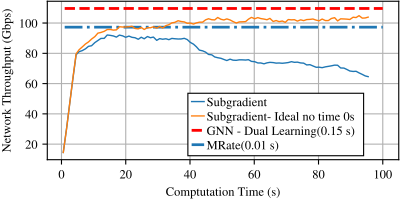

The Python source for this figure:
import os

import matplotlib.pyplot as plt
import numpy as np

#create a figure with (2,1) subplots
FONT_SIZE = 9
fig_width_px = 400
fig_height_px = 200
dpi = 100  # Typical screen DPI, adjust if necessary
fig_width_in = fig_width_px / dpi
fig_height_in = fig_height_px / dpi

plt.rcParams.update({
    # --- make every normal string use Times or the best fall-back ----
    'font.family' : 'serif',
    'font.serif'  : ['Times New Roman', 'Times', 'Nimbus Roman', 'STIXGeneral'],
    # --- keep your existing sizing rules ----------------------------
    'font.size'        : FONT_SIZE,
    'axes.titlesize'   : FONT_SIZE,
    'axes.labelsize'   : FONT_SIZE,
    'xtick.labelsize'  : FONT_SIZE,
    'ytick.labelsize'  : FONT_SIZE,
    'legend.fontsize'  : FONT_SIZE,
})
plt.rc('mathtext', fontset='cm')
plt.rcParams['pdf.fonttype'] = 42
plt.rcParams['ps.fonttype'] = 42

current_dir = os.path.dirname(os.path.abspath(__file__))

results_dir = "/home/zhouyou/leo-sat-flow/sim_alg_j1_res/test_ld_starlink_1000_constellation_varying/test_ld_starlink_1000_constellation_varying-2025-September-15-12-55-59-ail"

# Plot the data
fig, axs = plt.subplots(1,1,)
fig.set_size_inches(fig_width_in, fig_height_in)  # 3.5 inches width, height adjusted to maintain aspect ratio

N_POINTS = 100
res = np.zeros((len(results_dir), 4, N_POINTS))
result_list = []

sg_data = np.genfromtxt(os.path.join(results_dir, "sg"), delimiter=',')
ldl_data = np.genfromtxt(os.path.join(results_dir, "ldl"), delimiter=',')
heu_data = np.genfromtxt(os.path.join(results_dir, "heu"), delimiter=',')

AVG_N = 5
lines1 = []
avg = np.convolve(-sg_data[:,3], np.ones(AVG_N)/AVG_N, mode='full')[:N_POINTS]
print(avg)
line, = axs.plot(sg_data[:,2]/1e6, avg,linewidth=1, zorder=3)
lines1.append(line)

avg = np.convolve(-sg_data[:,4], np.ones(AVG_N)/AVG_N, mode='full')[:N_POINTS]
print(avg)
line, = axs.plot(sg_data[:,2]/1e6, avg,linewidth=1, zorder=3)
lines1.append(line)

line = axs.hlines(y=-ldl_data[3], xmin=1, xmax=N_POINTS, color='r', linestyle='--', linewidth=2)

lines1.append(line)

line = axs.hlines(y=-heu_data[3], xmin=1, xmax=N_POINTS, linestyle='-.', linewidth=2)

lines1.append(line)

# axs.set_position([0.18, 0.2, 0.3, 0.765])
axs.set_xlabel(r'Comptutation Time (s)')
axs.set_ylabel(r'Network Throughput (Gbps)')
# axs.set_xlim(0, N_POINTS)
# axs.set_ylim(-5000, -0)
axs.grid(True, zorder=0)
# axs.text(20, -5000, r'$\bf{(a)}$', fontsize=FONT_SIZE+2, verticalalignment='bottom')



data_name_list = [r"Subgradient",r"Subgradient- Ideal no time 0s", r"GNN - Dual Learning" + f"({ldl_data[2]/1e6:.2f} s)", r"MRate" + f"({heu_data[2]/1e6:.2f} s)"]
ncol = 1  # Number of columns in the legend
h, l = lines1, data_name_list
# nrows = -(-len(h) // ncol)                         # ceiling division
# idx   = np.arange(len(h))
# pad   = nrows * ncol - len(idx)
# idx   = np.concatenate([idx, np.full(pad, -1)])    # pad
# order = idx.reshape(nrows, ncol).T.ravel()
# order = order[order >= 0]                          # drop sentinels
# h = [h[i] for i in order]
# l = [l[i] for i in order]

leg = axs.legend(h,l,fontsize=FONT_SIZE, loc='lower left', bbox_to_anchor=(0.4, 0.025, 0.5, 0.3), mode="expand",ncol = 1 ,borderaxespad=0.,handlelength=1, handleheight= 0.8, handletextpad=0.2, 
frameon=True,          # draw a frame
fancybox=False,        # <-- square corners (like MATLAB)
edgecolor='black',     # black  frame edge
facecolor='white',     # white background
framealpha=1,          # fully opaque
borderpad=0.3,         # tight inner padding (font-size units)
labelspacing=0.2,      # tight vertical space between rows
)   
leg.get_frame().set_linewidth(0.8)  # MATLAB-thin border

# axs = axs_list[1]
# lines1 = []
# lines2 = []
# for i, b in enumerate(results_dir):
#     AVG_N = 5
#     avg = np.convolve(-res[i,1,:], np.ones(AVG_N)/AVG_N, mode='full')[:N_POINTS]
#     line, = axs.plot(np.arange(N_POINTS)+1, avg, linewidth=1., zorder=3)
#     lines1.append(line)
#     # line, = axs.plot(np.arange(N_POINTS)+1, res[i,1,:],linewidth=1)
#     # lines2.append(line)
#     # line, = axs.plot(np.arange(N_POINTS)+1, res[i,2,:],linewidth=1)
#     # lines.append(line)
#     # line, = axs.plot(np.arange(N_POINTS)+1, res[i,3,:],linewidth=1)
#     # lines.append(line)
# # line, = axs.plot(np.arange(N_POINTS)+1, -res[0,2,:],linewidth=1)
# # lines1.append(line)

# axs.set_position([0.63, 0.2, 0.33, 0.765])
# axs.set_xlabel(r'Number of Iterations, $K$')
# axs.set_ylabel(r"Network Throughput (Gbps)")
# axs.set_xlim(0, N_POINTS)
# axs.set_ylim(0, 180)
# axs.grid(True, zorder=0)
# axs.text(20, 0, r'$\bf{(b)}$', fontsize=FONT_SIZE+2, verticalalignment='bottom')


# data_name_list = [r"LDL", r"DPG", r"PG"]
# data_name_list.append(r"MRate")
# ncol = 1  # Number of columns in the legend
# h, l = lines1, data_name_list
# # nrows = -(-len(h) // ncol)                         # ceiling division
# # idx   = np.arange(len(h))
# # pad   = nrows * ncol - len(idx)
# # idx   = np.concatenate([idx, np.full(pad, -1)])    # pad
# # order = idx.reshape(nrows, ncol).T.ravel()
# # order = order[order >= 0]                          # drop sentinels
# # h = [h[i] for i in order]
# # l = [l[i] for i in order]

# leg = axs.legend(h,l,fontsize=FONT_SIZE, loc='lower left', bbox_to_anchor=(0.4, 0.025, 0.5, 0.3), mode="expand",ncol = 1 ,borderaxespad=0.,handlelength=1, handleheight= 0.8, handletextpad=0.2, 
# frameon=True,          # draw a frame
# fancybox=False,        # <-- square corners (like MATLAB)
# edgecolor='black',     # black  frame edge
# facecolor='white',     # white background
# framealpha=1,          # fully opaque
# borderpad=0.3,         # tight inner padding (font-size units)
# labelspacing=0.2,      # tight vertical space between rows
# )   
# leg.get_frame().set_linewidth(0.8)  # MATLAB-thin border
# axs.add_artist(leg)

# Save the figure as a PDF
print("Saving figure to:", current_dir)
output_path = os.path.join(current_dir, os.path.splitext(os.path.basename(__file__))[0]) + '.pdf'
fig.tight_layout(pad=0.1)
fig.savefig(output_path, format='pdf', pad_inches=0.)
